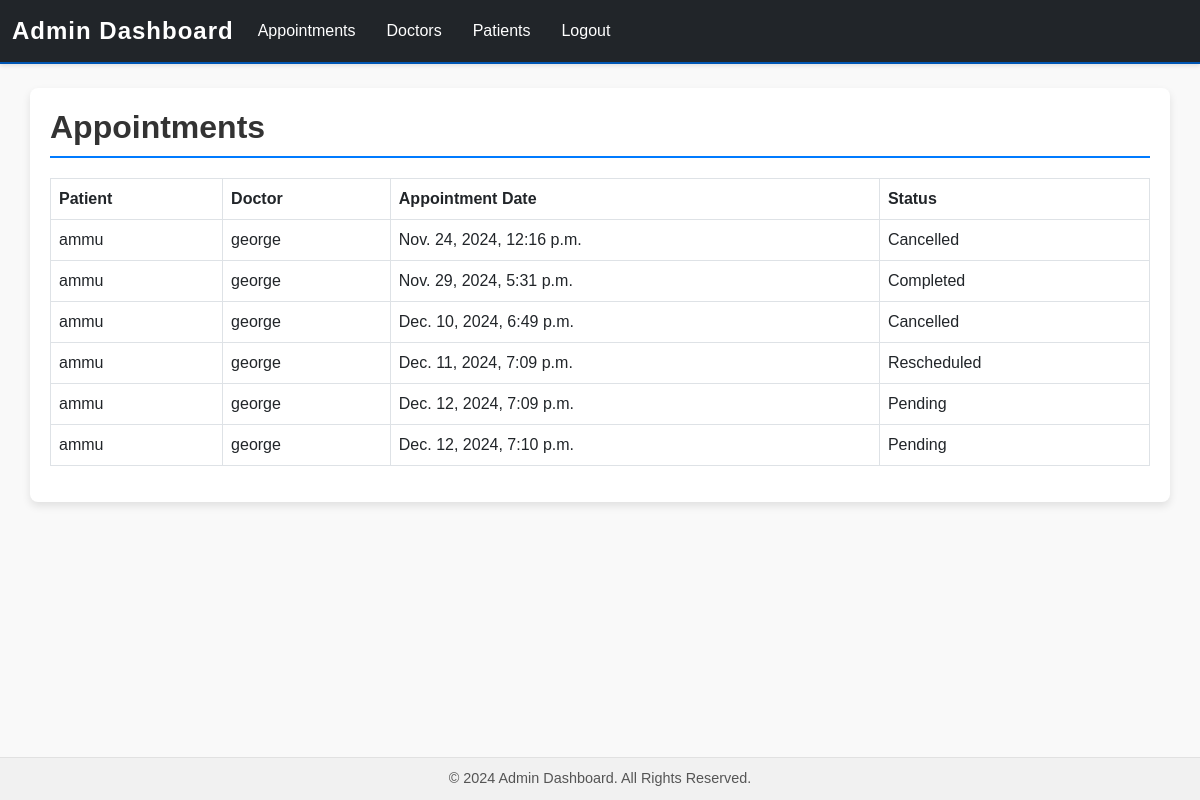
The app's page /appointments/ with its own data.
### appointments/models.py (models this page shows, shortened)
class Appointment(models.Model):
    patient = models.ForeignKey(Patient, on_delete=models.CASCADE)
    doctor = models.ForeignKey(Doctor, on_delete=models.CASCADE)
    problems_facing = models.TextField(blank=True, null=True)
    appointment_date = models.DateTimeField()
    is_approved = models.BooleanField(default=False)
    status = models.CharField(max_length=30, choices=(('Cancelled', 'Cancelled'), ('Pending', 'Pending'), ('Rescheduled', 'Rescheduled'), ('Confirmed', 'Confirmed'), ('Completed', 'Completed')))
    consultation_fee = models.DecimalField(max_digits=10, decimal_places=2, default=500)
    payment_status = models.BooleanField(default=False)

class Patient(models.Model):
    user = models.OneToOneField(User, on_delete=models.CASCADE)
    profile_pic = models.FileField(upload_to='patient_profile/', null=True, blank=True)
    phone_number = models.CharField(max_length=250)
    age = models.IntegerField(null=True, blank=True)
    dob = models.CharField(max_length=250, null=True, blank=True)
    gender = models.CharField(max_length=10, null=True, blank=True)
    address = models.TextField(blank=True, null=True)
    medical_history = models.TextField(blank=True, null=True)

class Doctor(models.Model):
    user = models.OneToOneField(User, on_delete=models.CASCADE)
    profile_pic = models.FileField(upload_to='doctor_profile/', null=True, blank=True)
    phone_number = models.CharField(max_length=250)
    address = models.TextField(blank=True, null=True)
    specialization = models.CharField(max_length=250)

### appointments/views.py (the view)
# urls.py: path('appointments/', views.view_appointments, name='view_appointments'),
def view_appointments(request):
    appointments = Appointment.objects.all()
    return render(request, 'admin_appointments.html', {'appointments': appointments})

### templates/admin_appointments.html
{% extends 'admin_base.html' %}
{% load static %}
{% block content %}
<h2>Appointments</h2>
<table class="table table-bordered">
    <thead>
        <tr>
            <th>Patient</th>
            <th>Doctor</th>
            <th>Appointment Date</th>
            <th>Status</th>
        </tr>
    </thead>
    <tbody>
        {% for appointment in appointments %}
        <tr>
            <td>{{ appointment.patient.user.username }}</td>
            <td>{{ appointment.doctor.user.username }}</td>
            <td>{{ appointment.appointment_date }}</td>
            <td>{{ appointment.status }}</td>
        </tr>
        {% endfor %}
    </tbody>
</table>
{% endblock %}

### templates/admin_base.html (style rules this page uses)
body { font-family: 'Arial', sans-serif; background-color: #f9f9f9; color: #333333; margin: 0; padding: 0; }
.container h1, .container h2 { font-size: 2rem; font-weight: bold; color: #333333; margin-bottom: 20px; border-bottom: 2px solid #007bff; padding-bottom: 10px; }

### records on screen
Appointment: patient.user.username "ammu", doctor.user.username "george", appointment_date "Nov. 24, 2024, 12:16 p.m.", status "Cancelled"
Appointment: patient.user.username "ammu", doctor.user.username "george", appointment_date "Nov. 29, 2024, 5:31 p.m.", status "Completed"
Appointment: patient.user.username "ammu", doctor.user.username "george", appointment_date "Dec. 10, 2024, 6:49 p.m.", status "Cancelled"
Appointment: patient.user.username "ammu", doctor.user.username "george", appointment_date "Dec. 11, 2024, 7:09 p.m.", status "Rescheduled"
Appointment: patient.user.username "ammu", doctor.user.username "george", appointment_date "Dec. 12, 2024, 7:09 p.m.", status "Pending"
Appointment: patient.user.username "ammu", doctor.user.username "george", appointment_date "Dec. 12, 2024, 7:10 p.m.", status "Pending"
